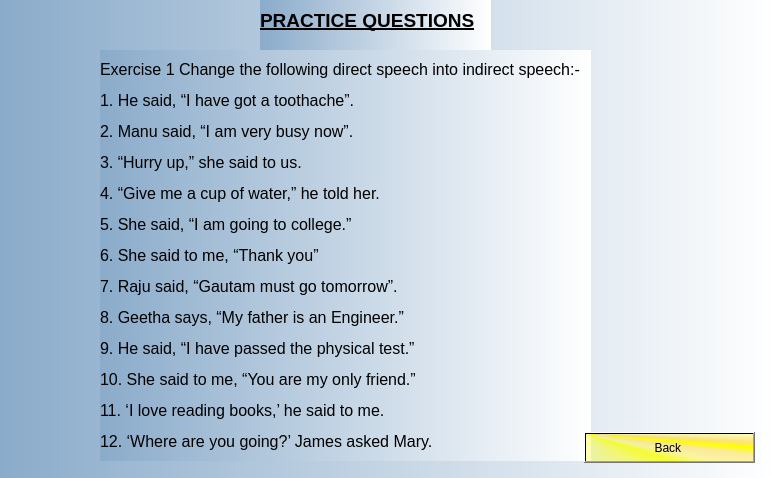
<?xml version="1.0" encoding="UTF-8"?>
<ui version="4.0">
 <class>prac4</class>
 <widget class="QDialog" name="prac4">
  <property name="geometry">
   <rect>
    <x>0</x>
    <y>0</y>
    <width>776</width>
    <height>478</height>
   </rect>
  </property>
  <property name="windowTitle">
   <string>Dialog</string>
  </property>
  <property name="styleSheet">
   <string notr="true">background-color: rgb(249, 255, 178);
background-color: qlineargradient(spread:pad, x1:0, y1:0, x2:1, y2:0, stop:0 rgba(138, 171, 202, 255), stop:1 rgba(255, 255, 255, 255));</string>
  </property>
  <widget class="QPushButton" name="pushButton">
   <property name="geometry">
    <rect>
     <x>584</x>
     <y>432</y>
     <width>171</width>
     <height>31</height>
    </rect>
   </property>
   <property name="styleSheet">
    <string notr="true">background-color: qconicalgradient(cx:0, cy:0, angle:135, stop:0 rgba(255, 255, 0, 69), stop:0.375 rgba(255, 255, 0, 69), stop:0.423533 rgba(251, 255, 0, 145), stop:0.45 rgba(247, 255, 0, 208), stop:0.477581 rgba(255, 244, 71, 130), stop:0.518717 rgba(255, 218, 71, 130), stop:0.55 rgba(255, 255, 0, 255), stop:0.57754 rgba(255, 203, 0, 130), stop:0.625 rgba(255, 255, 0, 69), stop:1 rgba(255, 255, 0, 69));
font: 75 14pt &quot;MS Sans Serif&quot;;</string>
   </property>
   <property name="text">
    <string>Back </string>
   </property>
  </widget>
  <widget class="QLabel" name="label">
   <property name="geometry">
    <rect>
     <x>260</x>
     <y>-10</y>
     <width>231</width>
     <height>61</height>
    </rect>
   </property>
   <property name="text">
    <string>&lt;html&gt;&lt;head/&gt;&lt;body&gt;&lt;p&gt;&lt;span style=&quot; font-size:14pt; font-weight:600; text-decoration: underline;&quot;&gt;PRACTICE QUESTIONS&lt;/span&gt;&lt;/p&gt;&lt;/body&gt;&lt;/html&gt;</string>
   </property>
  </widget>
  <widget class="QLabel" name="label_2">
   <property name="geometry">
    <rect>
     <x>100</x>
     <y>50</y>
     <width>491</width>
     <height>411</height>
    </rect>
   </property>
   <property name="text">
    <string>&lt;html&gt;&lt;head/&gt;&lt;body&gt;&lt;p&gt;&lt;span style=&quot; font-size:12pt;&quot;&gt;Exercise 1 Change the following direct speech into indirect speech:-&lt;/span&gt;&lt;/p&gt;&lt;p&gt;&lt;span style=&quot; font-size:12pt;&quot;&gt;1. He said, “I have got a toothache”.&lt;/span&gt;&lt;/p&gt;&lt;p&gt;&lt;span style=&quot; font-size:12pt;&quot;&gt;2. Manu said, “I am very busy now”.&lt;/span&gt;&lt;/p&gt;&lt;p&gt;&lt;span style=&quot; font-size:12pt;&quot;&gt;3. “Hurry up,” she said to us.&lt;/span&gt;&lt;/p&gt;&lt;p&gt;&lt;span style=&quot; font-size:12pt;&quot;&gt;4. “Give me a cup of water,” he told her.&lt;/span&gt;&lt;/p&gt;&lt;p&gt;&lt;span style=&quot; font-size:12pt;&quot;&gt;5. She said, “I am going to college.”&lt;/span&gt;&lt;/p&gt;&lt;p&gt;&lt;span style=&quot; font-size:12pt;&quot;&gt;6. She said to me, “Thank you”&lt;/span&gt;&lt;/p&gt;&lt;p&gt;&lt;span style=&quot; font-size:12pt;&quot;&gt;7. Raju said, “Gautam must go tomorrow”.&lt;/span&gt;&lt;/p&gt;&lt;p&gt;&lt;span style=&quot; font-size:12pt;&quot;&gt;8. Geetha says, “My father is an Engineer.”&lt;/span&gt;&lt;/p&gt;&lt;p&gt;&lt;span style=&quot; font-size:12pt;&quot;&gt;9. He said, “I have passed the physical test.”&lt;/span&gt;&lt;/p&gt;&lt;p&gt;&lt;span style=&quot; font-size:12pt;&quot;&gt;10. She said to me, “You are my only friend.”&lt;/span&gt;&lt;/p&gt;&lt;p&gt;&lt;span style=&quot; font-size:12pt;&quot;&gt;11. ‘I love reading books,’ he said to me.&lt;/span&gt;&lt;/p&gt;&lt;p&gt;&lt;span style=&quot; font-size:12pt;&quot;&gt;12. ‘Where are you going?’ James asked Mary.&lt;/span&gt;&lt;/p&gt;&lt;/body&gt;&lt;/html&gt;</string>
   </property>
  </widget>
  <zorder>label</zorder>
  <zorder>label_2</zorder>
  <zorder>pushButton</zorder>
 </widget>
 <resources/>
 <connections/>
</ui>
